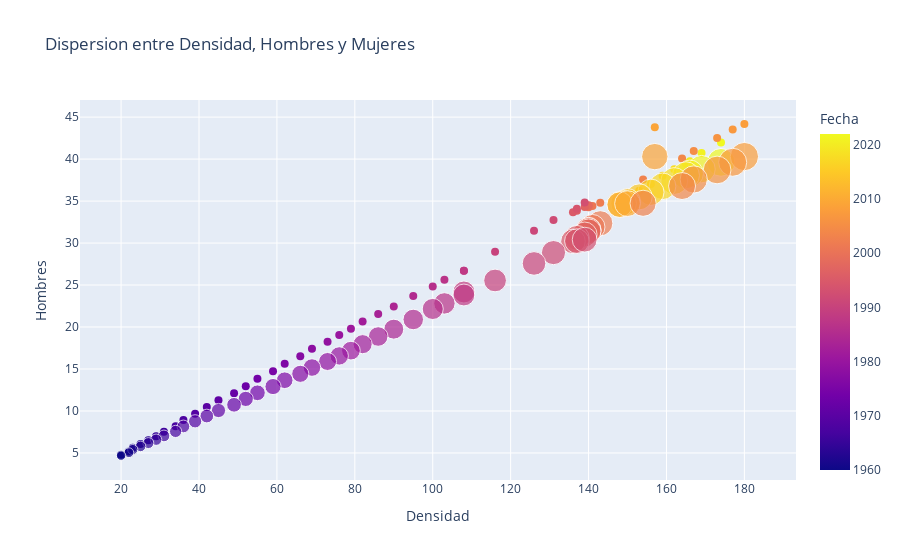

The cell this chart's notebook holds for it:
### Code cell
import plotly.express as px

# Crear el gráfico de dispersión interactivo
fig_scatter = px.scatter(dataframe, x='Densidad', y='Hombres', color='Fecha', size='Población',
                         title='Dispersion entre Densidad, Hombres y Mujeres')

# Reducir el tamaño de los puntos para una mejor visibilidad
fig_scatter.update_traces(marker=dict(size=8), selector=dict(mode='markers'))

# Agregar puntos para la variable 'Mujeres' con el mismo color (rojo) y tamaño reducido
fig_scatter.add_trace(px.scatter(dataframe, x='Densidad', y='Mujeres', color='Fecha', size='Población',
                                  title='Dispersion entre Densidad, Hombres y Mujeres').data[0])

# Mostrar el gráfico
fig_scatter.show()

### Figure 1 — Plotly figure (JSON) as saved in the notebook; plotly's stock layout.template omitted (floating-point values rounded to 4 significant figures)
{"data": [{"hovertemplate": "Densidad=%{x}<br>Hombres=%{y}<br>Población=%{marker.size}<br>Fecha=%{marker.color}<extra></extra>", "legendgroup": "", "marker": {"color": [2022, 2021, 2020, 2019, 2018, 2017, 2016, 2015, 2014, 2013, 2012, 2011, 2010, 2009, 2008, 2007, 2006, 2005, 2004, 2003, 2002, 2001, 2000, 1999, 1998, 1997, 1996, 1995, 1994, 1993, 1992, 1991, 1990, 1989, 1988, 1987, 1986, 1985, 1984, 1983, 1982, 1981, 1980, 1979, 1978, 1977, 1976, 1975, 1974, 1973, 1972, 1971, 1970, 1969, 1968, 1967, 1966, 1965, 1964, 1963, 1962, 1961, 1960], "coloraxis": "coloraxis", "size": 8, "sizemode": "area", "sizeref": 0.2112, "symbol": "circle"}, "mode": "markers", "name": "", "orientation": "v", "showlegend": false, "type": "scatter", "x": [174, 169, 166, 165, 162, 159, 156, 153, 150, 149, 148, 148, 150, 157, 180, 177, 173, 167, 164, 154, 143, 141, 140, 140, 140, 139, 137, 136, 137, 139, 131, 126, 116, 108, 108, 103, 100, 95, 90, 86, 82, 79, 76, 73, 69, 66, 62, 59, 55, 52, 49, 45, 42, 39, 36, 34, 31, 29, 27, 25, 23, 22, 20], "xaxis": "x", "y": [41.98, 40.73, 39.74, 39.47, 38.79, 38.03, 37.05, 36.23, 35.62, 35.23, 35.15, 35.2, 35.59, 43.79, 44.18, 43.52, 42.52, 40.97, 40.09, 37.58, 34.8, 34.42, 34.27, 34.43, 34.49, 34.28, 33.85, 33.66, 34.08, 34.82, 32.73, 31.48, 28.96, 26.72, 26.71, 25.64, 24.83, 23.7, 22.44, 21.56, 20.64, 19.8, 19.05, 18.25, 17.4, 16.52, 15.63, 14.73, 13.84, 12.96, 12.1, 11.27, 10.46, 9.682, 8.924, 8.182, 7.521, 6.986, 6.516, 6.056, 5.612, 5.186, 4.773], "yaxis": "y"}, {"hovertemplate": "Densidad=%{x}<br>Mujeres=%{y}<br>Población=%{marker.size}<br>Fecha=%{marker.color}<extra></extra>", "legendgroup": "", "marker": {"color": [2022, 2021, 2020, 2019, 2018, 2017, 2016, 2015, 2014, 2013, 2012, 2011, 2010, 2009, 2008, 2007, 2006, 2005, 2004, 2003, 2002, 2001, 2000, 1999, 1998, 1997, 1996, 1995, 1994, 1993, 1992, 1991, 1990, 1989, 1988, 1987, 1986, 1985, 1984, 1983, 1982, 1981, 1980, 1979, 1978, 1977, 1976, 1975, 1974, 1973, 1972, 1971, 1970, 1969, 1968, 1967, 1966, 1965, 1964, 1963, 1962, 1961, 1960], "coloraxis": "coloraxis", "size": [81.59, 79.53, 78.02, 77.54, 76.18, 74.79, 73.11, 71.73, 70.57, 69.97, 69.76, 69.77, 70.29, 73.6, 84.48, 83.14, 81.22, 78.55, 76.88, 72.32, 67.16, 66.33, 65.84, 65.97, 65.88, 65.31, 64.48, 63.86, 64.31, 65.23, 61.6, 59.05, 54.51, 50.89, 50.53, 48.45, 46.98, 44.59, 42.18, 40.43, 38.6, 36.99, 35.61, 34.14, 32.57, 30.95, 29.29, 27.64, 26.0, 24.39, 22.83, 21.32, 19.86, 18.45, 17.08, 15.74, 14.55, 13.56, 12.69, 11.84, 11.01, 10.22, 9.443], "sizemode": "area", "sizeref": 0.2112, "symbol": "circle"}, "mode": "markers", "name": "", "orientation": "v", "showlegend": false, "type": "scatter", "x": [174, 169, 166, 165, 162, 159, 156, 153, 150, 149, 148, 148, 150, 157, 180, 177, 173, 167, 164, 154, 143, 141, 140, 140, 140, 139, 137, 136, 137, 139, 131, 126, 116, 108, 108, 103, 100, 95, 90, 86, 82, 79, 76, 73, 69, 66, 62, 59, 55, 52, 49, 45, 42, 39, 36, 34, 31, 29, 27, 25, 23, 22, 20], "xaxis": "x", "y": [39.61, 38.8, 38.27, 38.07, 37.39, 36.76, 36.06, 35.5, 34.95, 34.73, 34.61, 34.57, 34.7, 40.3, 40.3, 39.62, 38.7, 37.58, 36.79, 34.74, 32.35, 31.91, 31.58, 31.54, 31.38, 31.02, 30.63, 30.2, 30.23, 30.41, 28.86, 27.57, 25.54, 24.17, 23.81, 22.81, 22.15, 20.9, 19.74, 18.87, 17.96, 17.18, 16.56, 15.89, 15.17, 14.42, 13.66, 12.91, 12.16, 11.44, 10.73, 10.06, 9.398, 8.767, 8.156, 7.563, 7.026, 6.577, 6.175, 5.783, 5.402, 5.03, 4.67], "yaxis": "y"}], "layout": {"coloraxis": {"colorbar": {"title": {"text": "Fecha"}}, "colorscale": [[0, "#0d0887"], [0.1111, "#46039f"], [0.2222, "#7201a8"], [0.3333, "#9c179e"], [0.4444, "#bd3786"], [0.5556, "#d8576b"], [0.6667, "#ed7953"], [0.7778, "#fb9f3a"], [0.8889, "#fdca26"], [1, "#f0f921"]]}, "legend": {"itemsizing": "constant", "tracegroupgap": 0}, "title": {"text": "Dispersion entre Densidad, Hombres y Mujeres"}, "xaxis": {"anchor": "y", "domain": [0, 1], "title": {"text": "Densidad"}}, "yaxis": {"anchor": "x", "domain": [0, 1], "title": {"text": "Hombres"}}}}
